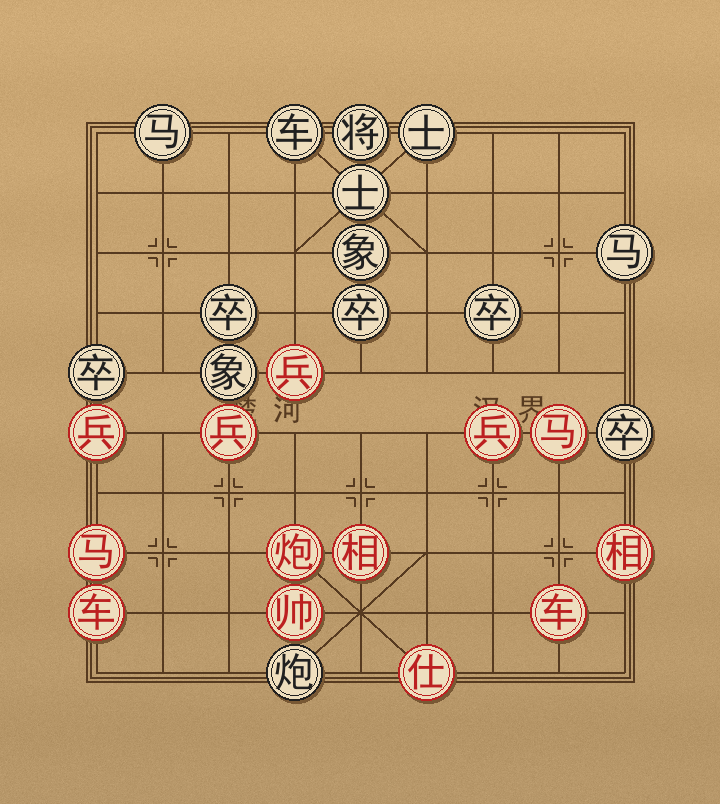
#> input picture fixture/board_end.png, 720 x 804 px; its folder holds only this picture in this run
$ python -i game_sandbox.py   (imports and definitions only)
#> lines starting #> are read from the running program, lines starting #| are printed output that depends on the picture; after the words box and inside, x2 and y2 are one past the last pixel; in counts of white or black regions, pixels touching at a corner belong together
#> (reads adb_geom.json from the repository)
#> further down, picture is the input picture: shape (804, 720, 3); mean B, G, R 109.9, 154.5, 188.4
"""Drive JJ's built-in in-game sandbox without corrupting the live position."""
from __future__ import annotations

import json
import os
import re
import time

import cv2
import numpy as np

from adb_bridge import adb, screenshot, tap
from board import Board
from mover import pt
from recognizer import (recognize_indices, recognize_occupancy,
                        recognize_presence_indices,
                        recognize_presence_occupancy)
from state import (resolve_legal_sequence_by_occupancy,
                   trusted_position_matches)


HERE = os.path.dirname(os.path.abspath(__file__))
LIVE_CONFIG = os.path.join(HERE, "live_config.json")


# [186 lines left out: functions enabled, kill_confidence, build_plan, build_deferred_plan, _region_difference, _position_matches and 4 more, not called in this run]


def _sandbox_exit_button(image):
    height, width = image.shape[:2]
    return round(width * 0.225), round(height * 0.958)


def _detect_sandbox_exit(image):
    """Return the centre of JJ's red sandbox exit button when visible."""
    if image is None:
        return None
    height, width = image.shape[:2]
#> height = 804; width = 720
    hsv = cv2.cvtColor(image, cv2.COLOR_BGR2HSV)
#> hsv: shape (804, 720, 3); mean H, S, V 17.3, 106.8, 188.4
    red = cv2.inRange(
        hsv, np.array((0, 90, 90), dtype=np.uint8),
        np.array((12, 255, 255), dtype=np.uint8))
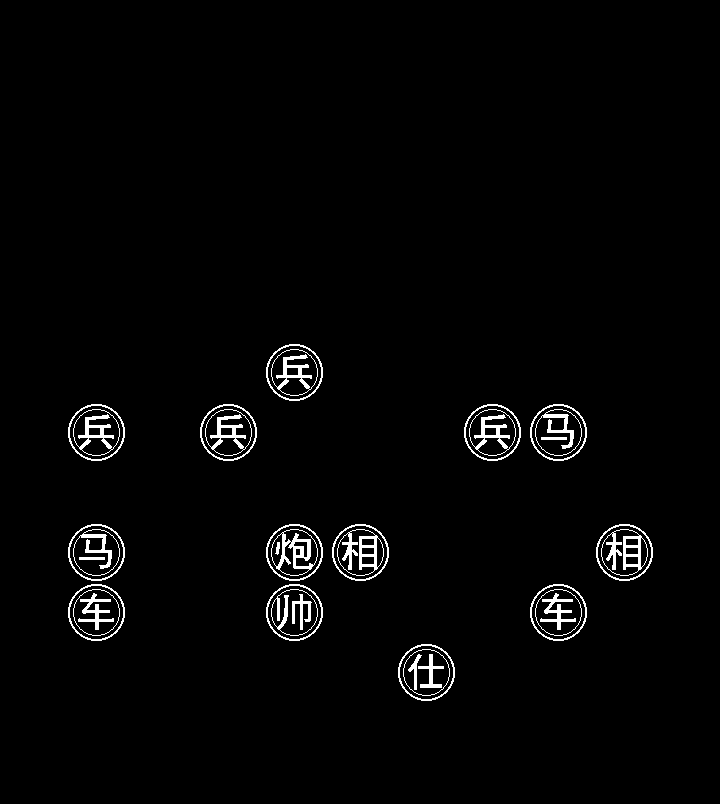
#> red: shape (804, 720); 2.1% white; 34 white regions, largest, box (x1, y1, x2, y2) and area: (337, 529, 384, 576) 705, (601, 529, 648, 576) 705, (271, 529, 318, 576) 683
    red |= cv2.inRange(
        hsv, np.array((170, 90, 90), dtype=np.uint8),
        np.array((179, 255, 255), dtype=np.uint8))
    count, _, stats, centers = cv2.connectedComponentsWithStats(red)
#> count = 35; stats = 35 rows, first 6: [0, 0, 720, 804, 566684], [266, 344, 57, 57, 336], [271, 349, 47, 47, 581], [68, 404, 57, 57, 336], [200, 404, 57, 57, 336], [464, 404, 57, 57, 336]; centers = 35 pairs, first value 91.5 to 624.3, second value 371.2 to 673.6
    for index in range(1, count):
        x, y, w, h, area = (int(value) for value in stats[index])
        if (y >= height * 0.85 and w >= width * 0.15 and
                h >= height * 0.035 and area >= width * height * 0.008):
            return round(float(centers[index][0])), round(float(centers[index][1]))
#> this loop made 34 passes
#> (x, y, w, h, area) on passes 1 to 12: (266, 344, 57, 57, 336), (271, 349, 47, 47, 581), (68, 404, 57, 57, 336), (200, 404, 57, 57, 336), (464, 404, 57, 57, 336), (530, 404, 57, 57, 336), (73, 409, 47, 47, 581), (205, 409, 47, 47, 581), (469, 409, 47, 47, 581), (535, 409, 47, 47, 468), (541, 437, 26, 3, 78), (68, 524, 57, 57, 336)
    return None


# [276 lines left out: functions _detect_blue_acknowledge, _dismiss_interruption, _endpoint_confirmed, _live_sequence, _return_to_live, play_plan, not called in this run]

>>> import cv2
>>> picture = cv2.imread('fixture/board_end.png')
>>> result = _detect_sandbox_exit(picture)
